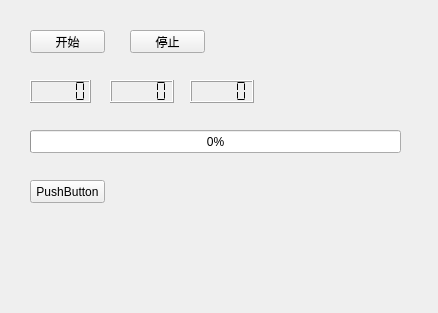
<?xml version="1.0" encoding="UTF-8"?>
<ui version="4.0">
 <class>Widget</class>
 <widget class="QWidget" name="Widget">
  <property name="geometry">
   <rect>
    <x>0</x>
    <y>0</y>
    <width>438</width>
    <height>313</height>
   </rect>
  </property>
  <property name="windowTitle">
   <string>Widget</string>
  </property>
  <widget class="QPushButton" name="pushButton">
   <property name="geometry">
    <rect>
     <x>30</x>
     <y>30</y>
     <width>75</width>
     <height>23</height>
    </rect>
   </property>
   <property name="text">
    <string>开始</string>
   </property>
  </widget>
  <widget class="QPushButton" name="pushButton_2">
   <property name="geometry">
    <rect>
     <x>130</x>
     <y>30</y>
     <width>75</width>
     <height>23</height>
    </rect>
   </property>
   <property name="text">
    <string>停止</string>
   </property>
  </widget>
  <widget class="QLCDNumber" name="lcdNumber">
   <property name="geometry">
    <rect>
     <x>30</x>
     <y>80</y>
     <width>61</width>
     <height>23</height>
    </rect>
   </property>
   <property name="digitCount">
    <number>5</number>
   </property>
   <property name="segmentStyle">
    <enum>QLCDNumber::Flat</enum>
   </property>
   <property name="intValue" stdset="0">
    <number>0</number>
   </property>
  </widget>
  <widget class="QLCDNumber" name="lcdNumber_2">
   <property name="geometry">
    <rect>
     <x>110</x>
     <y>80</y>
     <width>64</width>
     <height>23</height>
    </rect>
   </property>
   <property name="segmentStyle">
    <enum>QLCDNumber::Flat</enum>
   </property>
  </widget>
  <widget class="QLCDNumber" name="lcdNumber_3">
   <property name="geometry">
    <rect>
     <x>190</x>
     <y>80</y>
     <width>64</width>
     <height>23</height>
    </rect>
   </property>
   <property name="segmentStyle">
    <enum>QLCDNumber::Flat</enum>
   </property>
  </widget>
  <widget class="QProgressBar" name="progressBar">
   <property name="geometry">
    <rect>
     <x>30</x>
     <y>130</y>
     <width>371</width>
     <height>23</height>
    </rect>
   </property>
   <property name="value">
    <number>0</number>
   </property>
  </widget>
  <widget class="QPushButton" name="pushButton_3">
   <property name="geometry">
    <rect>
     <x>30</x>
     <y>180</y>
     <width>75</width>
     <height>23</height>
    </rect>
   </property>
   <property name="text">
    <string>PushButton</string>
   </property>
  </widget>
 </widget>
 <layoutdefault spacing="6" margin="11"/>
 <resources/>
 <connections/>
</ui>
